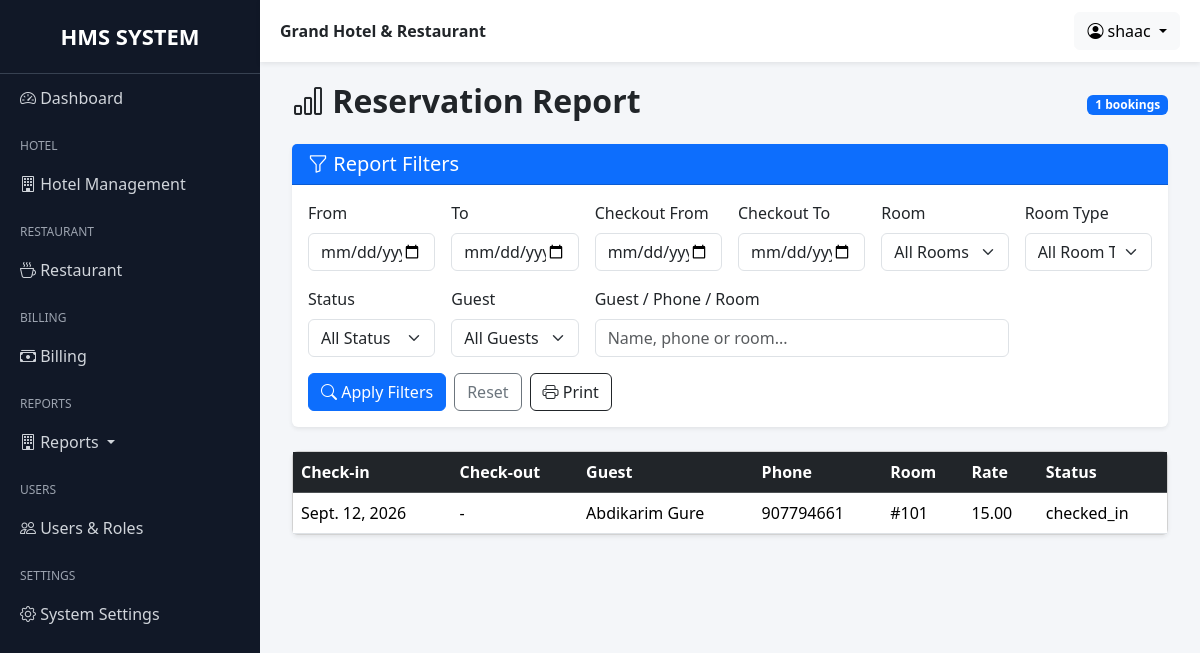
The app's page /grand/reports/reservation-report/ (signed in) with its own data.
### hotel/models.py (models this page shows, shortened)
class Booking(models.Model):
    BOOKING_STATUS = (
        ("reserved", "Reserved"),
        ("checked_in", "Checked In"),
        ("checked_out", "Checked Out"),
        ("cancelled", "Cancelled"),
    )
    guest = models.ForeignKey(Guest, on_delete=models.PROTECT)
    room = models.ForeignKey(Room, on_delete=models.PROTECT)
    check_in = models.DateField()
    check_out = models.DateField(blank=True, null=True)
    status = models.CharField(max_length=20, default="checked_in")
    with_ac = models.BooleanField(default=False)
    room_price = models.DecimalField(max_digits=8, decimal_places=2, blank=True, null=True)
    actual_check_in_at = models.DateTimeField(null=True, blank=True)
    actual_check_out_at = models.DateTimeField(null=True, blank=True)
    late_checkout_approved = models.BooleanField(default=False)
    late_checkout_charge = models.DecimalField(max_digits=8, decimal_places=2, default=Decimal("0.00"))
    created = models.DateTimeField(auto_now_add=True)
    created_by = models.ForeignKey(User, on_delete=models.SET_NULL, null=True, blank=True)
    updated = models.DateTimeField(auto_now=True)
    updated_by = models.ForeignKey(
        User, on_delete=models.SET_NULL, null=True, blank=True,
        related_name="booking_updated_by"
    )

class Guest(models.Model):
    first_name = models.CharField(max_length=100)
    last_name = models.CharField(max_length=100)
    phone = models.CharField(max_length=20)
    email = models.EmailField(blank=True, null=True)
    address = models.CharField(max_length=200, blank=True)
    created = models.DateTimeField(auto_now_add=True, blank=True, null=True)
    created_by = models.ForeignKey(User, on_delete=models.SET_NULL, null=True, blank=True)
    def __str__(self):
        return f"{self.first_name} {self.last_name}"

class Room(models.Model):
    ROOM_TYPES = (
        ("single", "Single"),
        ("double", "Double"),
        ("suite", "Suite"),
    )
    ROOM_STATUS = (
        ("available", "Available"),
        ("reserved", "Reserved"),
        ("occupied", "Occupied"),
        ("cleaning", "Cleaning"),
        ("maintenance", "Maintenance"),
        ("out_of_order", "Out of Order"),
    )
    number = models.IntegerField(unique=True)
    room_type = models.CharField(max_length=20, choices=ROOM_TYPES)
    price = models.DecimalField(max_digits=8, decimal_places=2)
    price_with_ac = models.DecimalField(max_digits=8, decimal_places=2)
    is_available = models.BooleanField(default=True)
    status = models.CharField(max_length=20, choices=ROOM_STATUS, default="available")
    created = models.DateTimeField(auto_now_add=True, blank=True, null=True)
    created_by = models.ForeignKey(User, on_delete=models.SET_NULL, null=True, blank=True)
    def __str__(self):
        return f"{self.number}"

### reports/views.py (the view)
class ReservationReportView(HotelReportBase):
    template_name = "reports/hotel/reservation_report.html"
    def get_context_data(self, **kwargs):
        c = super().get_context_data(**kwargs)
        form, qs = self.filtered_bookings()
        c.update({
            "form": form,
            "bookings": qs.order_by("-created", "room__number"),
            "total_bookings": qs.count(),
        })
        return c

### accounts/mixins.py (called while the page is built)
    def dispatch(self, request, *args, **kwargs):
        if not request.user.is_authenticated:
            return redirect("login")
        if not hasattr(request.user, "userprofile"):
            return redirect("no_permission")
        if request.user.userprofile.role not in self.allowed_roles:
            return redirect("no_permission")
        return super().dispatch(request, *args, **kwargs)

### reports/views.py (called while the page is built, shortened)
    def filtered_bookings(self):
        form = ReportFilterForm(self.request.GET or None)
        qs = Booking.objects.select_related("guest", "room").prefetch_related("room_stays")
        return form, qs.distinct()

### templates/reports/hotel/reservation_report.html (shortened to what this page needs)
{% extends "base.html" %}
{% block content %}
<div class="container-fluid">
  <div class="d-flex justify-content-between align-items-center mb-3">
    <h2 class="fw-bold"><i class="bi bi-bar-chart"></i> Reservation Report</h2>
    <span class="badge text-bg-primary">{{ total_bookings }} bookings</span>
  </div>
  {% include "reports/includes/report_filter.html" %}
  <div class="card shadow-sm"><div class="table-responsive">
    <table class="table table-hover align-middle mb-0">
      <thead class="table-dark"><tr><th>Check-in</th><th>Check-out</th><th>Guest</th><th>Phone</th><th>Room</th><th>Rate</th><th>Status</th></tr></thead>
      <tbody>{% for booking in bookings %}<tr>
<td>{{ booking.check_in }}</td><td>{{ booking.check_out|default:"-" }}</td>
<td>{{ booking.guest }}</td><td>{{ booking.guest.phone }}</td><td>#{{ booking.room.number }}</td>
<td>{{ booking.room_price }}</td><td>{{ booking.status }}</td>
</tr>{% empty %}<tr><td colspan="7" class="text-center py-4">No records found.</td></tr>{% endfor %}</tbody>
    </table>
  </div></div>
</div>
{% endblock %}

### templates/base.html (shortened to what this page needs)
{% load static %}
<!DOCTYPE html>
<html lang="en">
<head>
    <link
        href="https://cdn.jsdelivr.net/npm/bootstrap@5.3.3/dist/css/bootstrap.min.css"
        rel="stylesheet">
    <link
        rel="stylesheet"
        href="https://cdn.jsdelivr.net/npm/bootstrap-icons@1.11.3/font/bootstrap-icons.min.css">
</head>
<body>
<div class="sidebar"
     id="sidebar">
    <div class="logo">
        HMS SYSTEM
    </div>
    <a href="">
        <i class="bi bi-speedometer2"></i>
        Dashboard
    </a>
    <div class="menu-title">
        Hotel
    </div>
    <a data-bs-toggle="collapse"
       href="#hotelMenu">
        <i class="bi bi-building"></i>
        Hotel Management
    </a>
    <div class="menu-title">
        Restaurant
    </div>
    <a data-bs-toggle="collapse"
       href="#restaurantMenu">
        <i class="bi bi-cup-hot"></i>
        Restaurant
    </a>
    <div class="menu-title">
        Billing
    </div>
    <a data-bs-toggle="collapse"
       href="#billingMenu">
        <i class="bi bi-cash-stack"></i>
        Billing
    </a>
    <div class="menu-title">Reports</div>
    <a class="dropdown-toggle" data-bs-toggle="collapse" href="#reportMenu">
        <i class="bi bi-building"></i>
        Reports
    </a>
    <div class="menu-title">
        Users
    </div>
    <a data-bs-toggle="collapse"
       href="#usersMenu">
        <i class="bi bi-people"></i>
        Users & Roles
    </a>
    <div class="menu-title">
        Settings
    </div>
    <a href="">
        <i class="bi bi-gear"></i>
        System Settings
    </a>
</div>
<div class="main-content">
    <div class="topbar d-flex justify-content-between align-items-center">
        <div>
            <strong>
                Grand Hotel & Restaurant
            </strong>
        </div>
        <div class="dropdown">
            <button class="btn btn-light dropdown-toggle"
                    data-bs-toggle="dropdown">
                <i class="bi bi-person-circle"></i>
                {{ request.user }}
            </button>
        </div>
    </div>
    <div class="page-content">
        {% block content %}
        {% endblock %}
    </div>
</div>
</body>
</html>

### templates/base.html (style rules this page uses)
body { overflow-x: hidden; background: #f4f6f9; }
.sidebar { width: 260px; min-height: 100vh; background: #111827; position: fixed; top: 0; left: 0; overflow-y: auto; overflow-x: hidden; scrollbar-width:thin; }
.sidebar .logo { padding: 20px; font-size: 22px; font-weight: bold; text-align: center; color: #fff; border-bottom: 1px solid #374151; }
.sidebar a { color: #d1d5db; text-decoration: none; display: block; padding: 12px 20px; transition: 0.3s; }
.sidebar .menu-title { color: #9ca3af; font-size: 12px; text-transform: uppercase; padding: 15px 20px 5px; }
.main-content { margin-left: 260px; min-height: 100vh; }
.topbar { background: white; padding: 12px 20px; box-shadow: 0 2px 5px rgba(0,0,0,0.08); position: sticky; top: 0; z-index: 1000; }
.page-content { padding: 20px; }

### records on screen
Booking: check_in "Sept. 12, 2026", check_out "-", guest "Abdikarim Gure", guest.phone "907794661", room.number "101", room_price "15.00", status "checked_in"

### other values on screen
{{ request.user }} "shaac"
{{ total_bookings }} "1"
